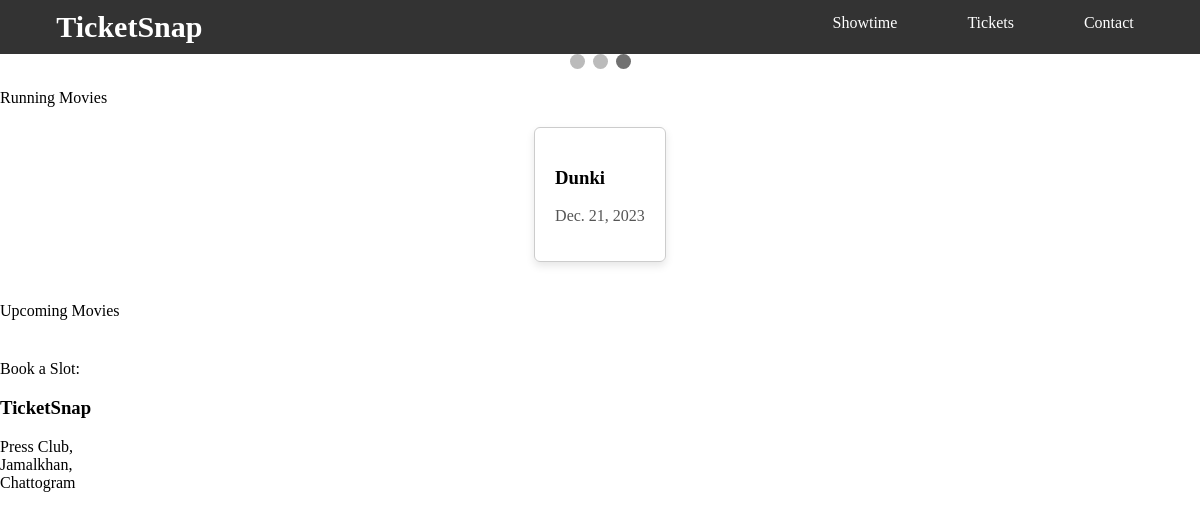
The app's page /, older data.
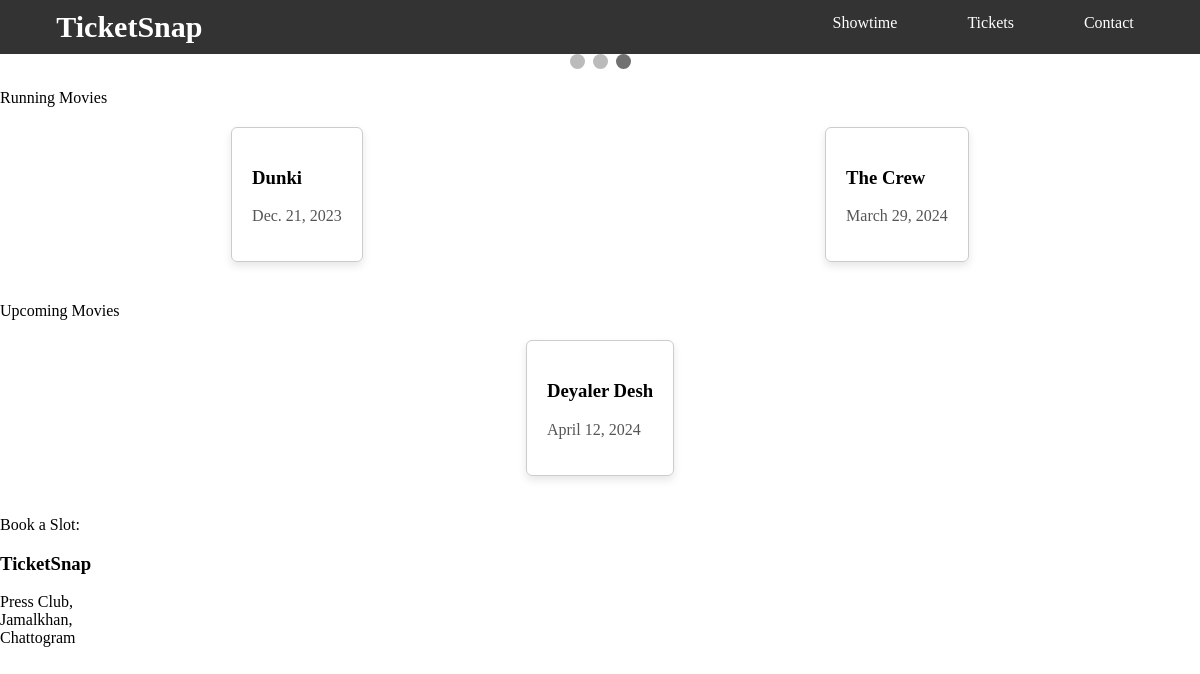
The same page, newer data.
### movies/models.py (models this page shows, shortened)
class Movie(models.Model):
    movieId = models.AutoField(primary_key=True)
    title = models.CharField(max_length=100, unique=True)
    duration = models.CharField(max_length=50)
    actors = models.CharField(max_length=255)
    director = models.CharField(max_length=50)
    genre = models.CharField(max_length=50)
    language = models.CharField(max_length=20)
    release_date = models.DateField()
    status = models.CharField(max_length=20)
    trailer_url = models.URLField()
    poster = models.ImageField(blank=True)

### movies/views.py (the view)
# urls.py: 2. Add a URL to urlpatterns:  path('', views.home, name='home')
def home(request):
    movies = Movie.objects.all().values()
    template = loader.get_template('home.html')
    context = {
        'movies' : movies
    }
    return HttpResponse(template.render(context, request))

### movies/templates/home.html (shortened to what this page needs)
<!DOCTYPE html>
<html lang="en">
<head>
</head>
<body>
    {% include 'headerNavbar.html' %}
    <div class="slideshow-container">
        <div style="text-align: center;">
            <span class="dot"></span>
            <span class="dot"></span>
            <span class="dot"></span>
        </div>
    </div>
    <p>Running Movies</p>
    <div class="card-container">
        {% for movie in movies %}
            {% if movie.status == "Now Playing" %}
                <div class="card">
                    <h3>{{ movie.title }}</h3>
                    <p>{{ movie.release_date }}</p>
                </div>
            {% endif %}
        {% endfor %}
    </div>
    <p>Upcoming Movies</p>
    <div class="card-container">
        {% for movie in movies %}
            {% if movie.status == "Upcoming" %}
                <div class="card">
                    <h3>{{ movie.title }}</h3>
                    <p>{{ movie.release_date }}</p>
                </div>
            {% endif %}
        {% endfor %}
    </div>
    <p>Book a Slot: </p>
    {% include 'footer.html' %}
</body>
</html>

Row changes from the older to the newer data that the page shows:
added Movie: title "The Crew", release_date "March 29, 2024"
added Movie: title "Deyaler Desh", release_date "April 12, 2024"
